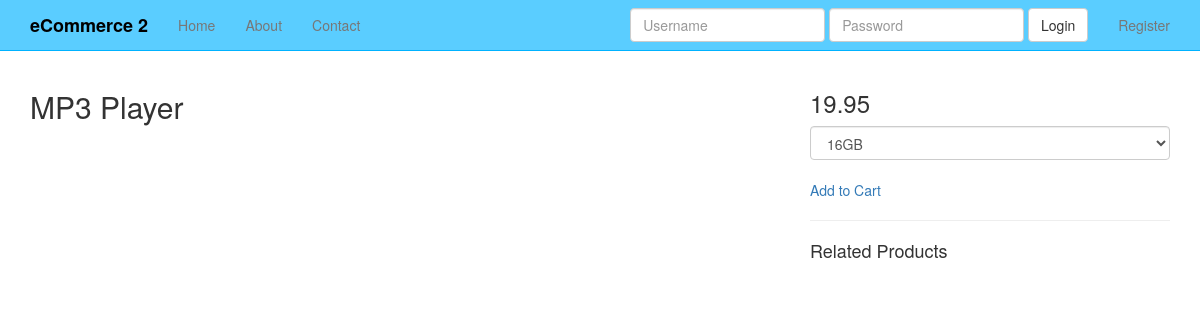
The page /products/1/ on the database as committed earlier.
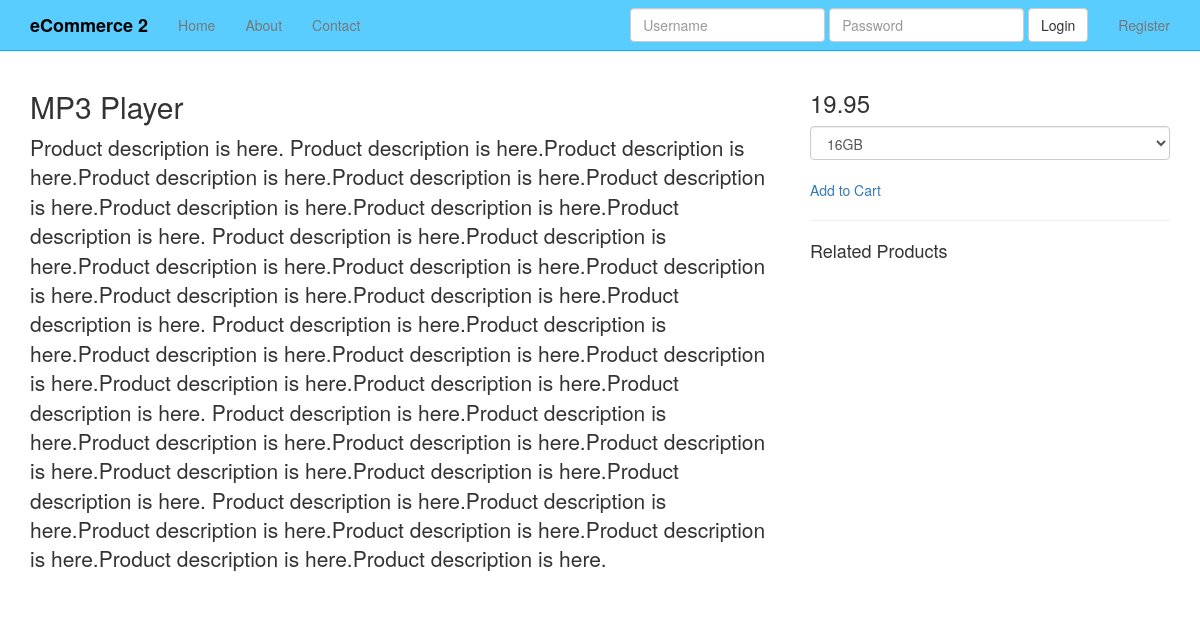
The same page on the database as committed later.
### products/models.py (models this page shows, shortened)
class Product(models.Model):
	title = models.CharField(max_length=120)
	description = models.TextField(blank=True, null=True)
	price = models.DecimalField(decimal_places=2, max_digits=20)
	active = models.BooleanField(default=True)
	objects = ProductManager()

### products/views.py (the view)
# urls.py: url(r'^(?P<pk>\d+)/$', ProductDetailView.as_view(), name='product_detail'),
class ProductDetailView(DetailView):
	model = Product

### products/models.py (called while the page is built)
	def active(self):
		return self.filter(active=True)

	def get_queryset(self):
		return ProductQuerySet(self.model, using=self._db)

	def all(self, *args, **kwargs):
		return self.get_queryset().active()

	def __unicode__(self):
		return self.title

### products/templates/products/product_detail.html (shortened to what this page needs)
{% extends "base.html" %}
{% block content %}
<div class='row'>
<div class='col-sm-8'>
<h2>{{ object.title }}</h2>
<p class='lead'>
{{ object.description }}
</p>
</div>
<div class='col-sm-4'>
<h3>{{ object.price }}</h3>
{% if object.variation_set.count > 1 %}
<select class='form-control'>
{% for vari_obj in object.variation_set.all %}
<option value="{{ vari_obj.id }}">{{ vari_obj }}</option>
{% endfor %}
</select>
{% endif %}
<br/>
<a href="#">Add to Cart</a>
<br/>
<hr/>
<h4>Related Products</h4>
</div>
</div>
{% endblock %}

### templates/base.html (shortened to what this page needs)
{% load staticfiles %}
<!DOCTYPE html>
<html lang="en">
  <head>
    {% include 'head_css.html' %}
  </head>
  <body>
  {% include 'navbar.html' %}
    <div class="container">
            {% block content %}
            {% endblock %}
    </div>
  </body>
</html>

### templates/head_css.html
{% load staticfiles %}
    <link rel="stylesheet" href="//maxcdn.bootstrapcdn.com/font-awesome/4.3.0/css/font-awesome.min.css">
    <link href="{% static 'css/bootstrap.min.css' %}" rel="stylesheet">
    <link href="{% static 'css/navbar-static-top.css' %}" rel="stylesheet">
     <link href="{% static 'css/custom.css' %}" rel="stylesheet">

### templates/navbar.html (shortened to what this page needs)
   {% load staticfiles %}
    <nav class="navbar navbar-default navbar-static-top">
      <div class="container">
        <div class="navbar-header">
          <a class="navbar-brand" href="{% url 'home' %}">eCommerce 2</a>
        </div>
        <div id="navbar" class="navbar-collapse collapse">
          <ul class="nav navbar-nav">
            <li><a href="{% url 'home' %}">Home</a></li>
            <li><a href="{% url 'about' %}">About</a></li>
            <li><a href="{% url 'contact' %}">Contact</a></li>
          </ul>
          <ul class="nav navbar-nav navbar-right">
          {% if request.user.is_authenticated %}
            <li><a href="{% url 'auth_logout' %}">Logout</a></li>
            {% else %}
            <li><a href="{% url 'registration_register' %}">Register</a></li>
            {% endif %}
          </ul>
          {% if not request.user.is_authenticated and not "/accounts/login" in request.get_full_path %}
            <form class='navbar-form navbar-right' method='POST' action='{% url "auth_login" %}'>{% csrf_token %}
              <div class='form-group'>
                  <input type='text' class='form-control' name='username' placeholder='Username' />
              </div>
              <div class='form-group'>
                  <input type='password' class='form-control' name='password' placeholder='Password' />
              </div>
              <button type='submit' class='btn btn-default'>Login</button>
          </form>
          {% endif %}
        </div>
      </div>
    </nav>

### templates/javascript.html (shortened to what this page needs)
{% load staticfiles %}

### static_in_pro/our_static/css/navbar-static-top.css (style rules this page uses)
body { min-height: 1000px; }
.navbar-static-top { margin-bottom: 19px; background-color: #5ACDFF; border-color: #00B2FF; }
.navbar-default .navbar-brand { color: #000; font-weight: 900; }

Rows that differ between the two databases and show on the page:
changed Product "MP3 Player": description (not shown) → "Product description is here. Product description is here.Product description is here.Product description is here.Product description is here.Product description is here.Product description is here.Product description is here.Product description is here. Product description is here.Product description is here.Product description is here.Product description is here.Product description is here.Product description is here.Product description is here.Product description is here. Product description is here.Product description is here.Product description is here.Product description is here.Product description is here.Product description is here.Product description is here.Product description is…"
